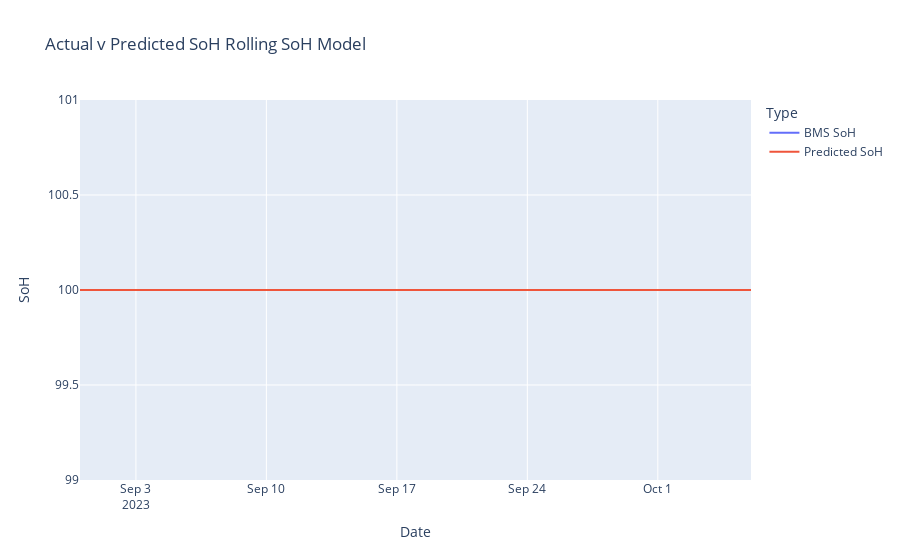
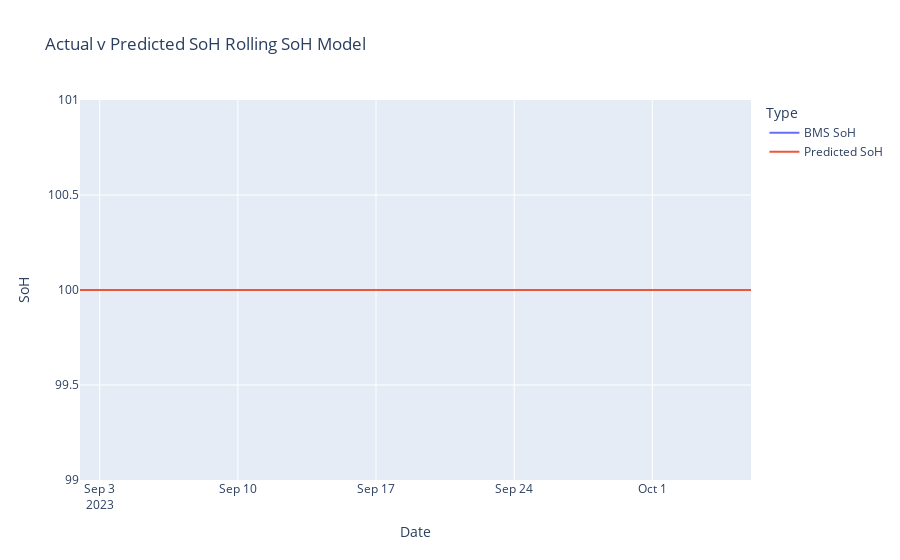
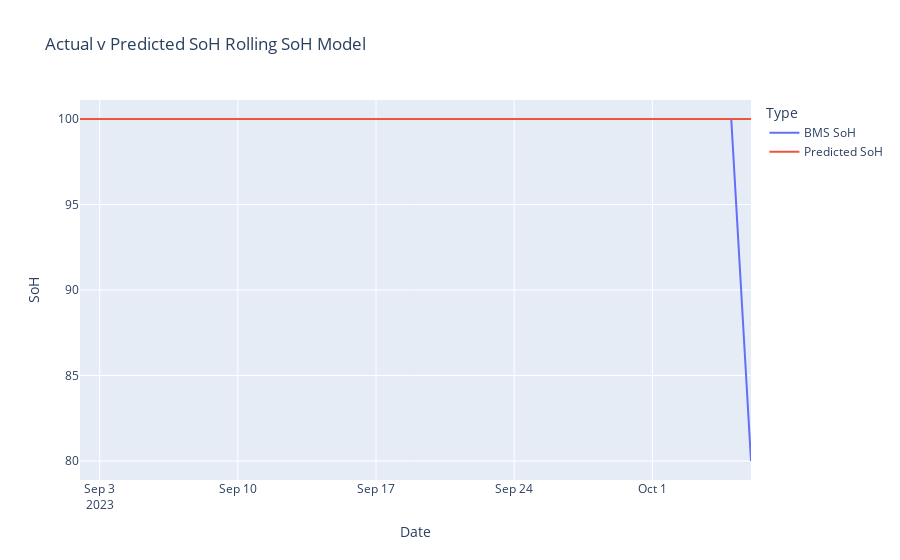

The notebook cell these images were saved under, in order:
### Code cell
# Function to use coefficients and intercept of Linear Regressor to predict on X
def predict_soh(X, coef, intercept):
    return safe_sparse_dot(X, coef.T,
                       dense_output=True) + intercept

def predict_test_data_offline(groups_test, coef, intercept):
    rmses = []
    for name, group in groups_test:
        print("For battery ", name)
        battery_df = group
        battery_df['rolling_soh'] = battery_df['soh'].rolling(5).mean()
        battery_df['rolling_soh'] = battery_df['rolling_soh'].fillna(method='bfill')
        initial_date = group['event_time'].iloc[TIME_STEPS]
        initial_date = datetime.strptime(initial_date, '%Y-%m-%d %H:%M:%S')
        X, y, dates = create_dataset(battery_df['rolling_soh'], battery_df['rolling_soh'], TIME_STEPS, initial_date)
        y_pred = predict_soh(X, coef, intercept)
        y_pred = np.round(y_pred, decimals=0)
        rmse = np.sqrt(mean_squared_error(y, y_pred))
        rmses.append(rmse)
        print("Root Mean Squared Error on testing dataset:", rmse)

        bms_soh = battery_df['soh'].iloc[TIME_STEPS:]

        # Plotting plotly
        plotting_df = pd.DataFrame({
            'Date': dates,
            'Actual Rolling SoH': y,
            'BMS SoH': bms_soh,
            'Predicted SoH': y_pred
        })
        plotting_df = plotting_df.melt(id_vars='Date', value_vars=['BMS SoH', 'Predicted SoH'], var_name='Type', value_name='SoH')
        fig = px.line(plotting_df, x='Date', y='SoH',  color='Type', title='Actual v Predicted SoH Rolling SoH Model')
        fig.show()

    avg_rmse = sum(rmses) / len(rmses)
    return avg_rmse

# Predicting using predict_soh
avg_rmse = predict_test_data_offline(groups_test,lr_model.coef_, lr_model.intercept_)
print("Average Root Mean Square Error on all 29 stationary batteries test data: ", avg_rmse)

### Figure 1 — Plotly figure (JSON) as saved in the notebook; plotly's stock layout.template omitted (floating-point values rounded to 4 significant figures)
{"data": [{"hovertemplate": "Type=BMS SoH<br>Date=%{x}<br>SoH=%{y}<extra></extra>", "legendgroup": "BMS SoH", "line": {"color": "#636efa", "dash": "solid"}, "marker": {"symbol": "circle"}, "mode": "lines", "name": "BMS SoH", "orientation": "v", "showlegend": true, "type": "scatter", "x": ["2023-08-31T00:00:00", "2023-09-01T00:00:00", "2023-09-02T00:00:00", "2023-09-03T00:00:00", "2023-09-04T00:00:00", "2023-09-05T00:00:00", "2023-09-06T00:00:00", "2023-09-07T00:00:00", "2023-09-08T00:00:00", "2023-09-09T00:00:00", "2023-09-10T00:00:00", "2023-09-11T00:00:00", "2023-09-12T00:00:00", "2023-09-13T00:00:00", "2023-09-14T00:00:00", "2023-09-15T00:00:00", "2023-09-16T00:00:00", "2023-09-17T00:00:00", "2023-09-18T00:00:00", "2023-09-19T00:00:00", "2023-09-20T00:00:00", "2023-09-21T00:00:00", "2023-09-22T00:00:00", "2023-09-23T00:00:00", "2023-09-24T00:00:00", "2023-09-25T00:00:00", "2023-09-26T00:00:00", "2023-09-27T00:00:00", "2023-09-28T00:00:00", "2023-09-29T00:00:00", "2023-09-30T00:00:00", "2023-10-01T00:00:00", "2023-10-02T00:00:00", "2023-10-03T00:00:00", "2023-10-04T00:00:00", "2023-10-05T00:00:00", "2023-10-06T00:00:00"], "xaxis": "x", "y": [100, 100, 100, 100, 100, 100, 100, 100, 100, 100, 100, 100, 100, 100, 100, 100, 100, 100, 100, 100, 100, 100, 100, 100, 100, 100, 100, 100, 100, 100, 100, 100, 100, 100, 100, 100, 100], "yaxis": "y"}, {"hovertemplate": "Type=Predicted SoH<br>Date=%{x}<br>SoH=%{y}<extra></extra>", "legendgroup": "Predicted SoH", "line": {"color": "#EF553B", "dash": "solid"}, "marker": {"symbol": "circle"}, "mode": "lines", "name": "Predicted SoH", "orientation": "v", "showlegend": true, "type": "scatter", "x": ["2023-08-31T00:00:00", "2023-09-01T00:00:00", "2023-09-02T00:00:00", "2023-09-03T00:00:00", "2023-09-04T00:00:00", "2023-09-05T00:00:00", "2023-09-06T00:00:00", "2023-09-07T00:00:00", "2023-09-08T00:00:00", "2023-09-09T00:00:00", "2023-09-10T00:00:00", "2023-09-11T00:00:00", "2023-09-12T00:00:00", "2023-09-13T00:00:00", "2023-09-14T00:00:00", "2023-09-15T00:00:00", "2023-09-16T00:00:00", "2023-09-17T00:00:00", "2023-09-18T00:00:00", "2023-09-19T00:00:00", "2023-09-20T00:00:00", "2023-09-21T00:00:00", "2023-09-22T00:00:00", "2023-09-23T00:00:00", "2023-09-24T00:00:00", "2023-09-25T00:00:00", "2023-09-26T00:00:00", "2023-09-27T00:00:00", "2023-09-28T00:00:00", "2023-09-29T00:00:00", "2023-09-30T00:00:00", "2023-10-01T00:00:00", "2023-10-02T00:00:00", "2023-10-03T00:00:00", "2023-10-04T00:00:00", "2023-10-05T00:00:00", "2023-10-06T00:00:00"], "xaxis": "x", "y": [100, 100, 100, 100, 100, 100, 100, 100, 100, 100, 100, 100, 100, 100, 100, 100, 100, 100, 100, 100, 100, 100, 100, 100, 100, 100, 100, 100, 100, 100, 100, 100, 100, 100, 100, 100, 100], "yaxis": "y"}], "layout": {"legend": {"title": {"text": "Type"}, "tracegroupgap": 0}, "title": {"text": "Actual v Predicted SoH Rolling SoH Model"}, "xaxis": {"anchor": "y", "domain": [0, 1], "title": {"text": "Date"}}, "yaxis": {"anchor": "x", "domain": [0, 1], "title": {"text": "SoH"}}}}

### Figure 2 — Plotly figure (JSON) as saved in the notebook; plotly's stock layout.template omitted (floating-point values rounded to 4 significant figures)
{"data": [{"hovertemplate": "Type=BMS SoH<br>Date=%{x}<br>SoH=%{y}<extra></extra>", "legendgroup": "BMS SoH", "line": {"color": "#636efa", "dash": "solid"}, "marker": {"symbol": "circle"}, "mode": "lines", "name": "BMS SoH", "orientation": "v", "showlegend": true, "type": "scatter", "x": ["2023-09-02T00:00:00", "2023-09-03T00:00:00", "2023-09-04T00:00:00", "2023-09-05T00:00:00", "2023-09-06T00:00:00", "2023-09-07T00:00:00", "2023-09-08T00:00:00", "2023-09-09T00:00:00", "2023-09-10T00:00:00", "2023-09-11T00:00:00", "2023-09-12T00:00:00", "2023-09-13T00:00:00", "2023-09-14T00:00:00", "2023-09-15T00:00:00", "2023-09-16T00:00:00", "2023-09-17T00:00:00", "2023-09-18T00:00:00", "2023-09-19T00:00:00", "2023-09-20T00:00:00", "2023-09-21T00:00:00", "2023-09-22T00:00:00", "2023-09-23T00:00:00", "2023-09-24T00:00:00", "2023-09-25T00:00:00", "2023-09-26T00:00:00", "2023-09-27T00:00:00", "2023-09-28T00:00:00", "2023-09-29T00:00:00", "2023-09-30T00:00:00", "2023-10-01T00:00:00", "2023-10-02T00:00:00", "2023-10-03T00:00:00", "2023-10-04T00:00:00", "2023-10-05T00:00:00", "2023-10-06T00:00:00"], "xaxis": "x", "y": [100, 100, 100, 100, 100, 100, 100, 100, 100, 100, 100, 100, 100, 100, 100, 100, 100, 100, 100, 100, 100, 100, 100, 100, 100, 100, 100, 100, 100, 100, 100, 100, 100, 100, 100], "yaxis": "y"}, {"hovertemplate": "Type=Predicted SoH<br>Date=%{x}<br>SoH=%{y}<extra></extra>", "legendgroup": "Predicted SoH", "line": {"color": "#EF553B", "dash": "solid"}, "marker": {"symbol": "circle"}, "mode": "lines", "name": "Predicted SoH", "orientation": "v", "showlegend": true, "type": "scatter", "x": ["2023-09-02T00:00:00", "2023-09-03T00:00:00", "2023-09-04T00:00:00", "2023-09-05T00:00:00", "2023-09-06T00:00:00", "2023-09-07T00:00:00", "2023-09-08T00:00:00", "2023-09-09T00:00:00", "2023-09-10T00:00:00", "2023-09-11T00:00:00", "2023-09-12T00:00:00", "2023-09-13T00:00:00", "2023-09-14T00:00:00", "2023-09-15T00:00:00", "2023-09-16T00:00:00", "2023-09-17T00:00:00", "2023-09-18T00:00:00", "2023-09-19T00:00:00", "2023-09-20T00:00:00", "2023-09-21T00:00:00", "2023-09-22T00:00:00", "2023-09-23T00:00:00", "2023-09-24T00:00:00", "2023-09-25T00:00:00", "2023-09-26T00:00:00", "2023-09-27T00:00:00", "2023-09-28T00:00:00", "2023-09-29T00:00:00", "2023-09-30T00:00:00", "2023-10-01T00:00:00", "2023-10-02T00:00:00", "2023-10-03T00:00:00", "2023-10-04T00:00:00", "2023-10-05T00:00:00", "2023-10-06T00:00:00"], "xaxis": "x", "y": [100, 100, 100, 100, 100, 100, 100, 100, 100, 100, 100, 100, 100, 100, 100, 100, 100, 100, 100, 100, 100, 100, 100, 100, 100, 100, 100, 100, 100, 100, 100, 100, 100, 100, 100], "yaxis": "y"}], "layout": {"legend": {"title": {"text": "Type"}, "tracegroupgap": 0}, "title": {"text": "Actual v Predicted SoH Rolling SoH Model"}, "xaxis": {"anchor": "y", "domain": [0, 1], "title": {"text": "Date"}}, "yaxis": {"anchor": "x", "domain": [0, 1], "title": {"text": "SoH"}}}}

### Figure 3 — Plotly figure (JSON) as saved in the notebook; plotly's stock layout.template omitted (floating-point values rounded to 4 significant figures)
{"data": [{"hovertemplate": "Type=BMS SoH<br>Date=%{x}<br>SoH=%{y}<extra></extra>", "legendgroup": "BMS SoH", "line": {"color": "#636efa", "dash": "solid"}, "marker": {"symbol": "circle"}, "mode": "lines", "name": "BMS SoH", "orientation": "v", "showlegend": true, "type": "scatter", "x": ["2023-09-02T00:00:00", "2023-09-03T00:00:00", "2023-09-04T00:00:00", "2023-09-05T00:00:00", "2023-09-06T00:00:00", "2023-09-07T00:00:00", "2023-09-08T00:00:00", "2023-09-09T00:00:00", "2023-09-10T00:00:00", "2023-09-11T00:00:00", "2023-09-12T00:00:00", "2023-09-13T00:00:00", "2023-09-14T00:00:00", "2023-09-15T00:00:00", "2023-09-16T00:00:00", "2023-09-17T00:00:00", "2023-09-18T00:00:00", "2023-09-19T00:00:00", "2023-09-20T00:00:00", "2023-09-21T00:00:00", "2023-09-22T00:00:00", "2023-09-23T00:00:00", "2023-09-24T00:00:00", "2023-09-25T00:00:00", "2023-09-26T00:00:00", "2023-09-27T00:00:00", "2023-09-28T00:00:00", "2023-09-29T00:00:00", "2023-09-30T00:00:00", "2023-10-01T00:00:00", "2023-10-02T00:00:00", "2023-10-03T00:00:00", "2023-10-04T00:00:00", "2023-10-05T00:00:00", "2023-10-06T00:00:00"], "xaxis": "x", "y": [100, 100, 100, 100, 100, 100, 100, 100, 100, 100, 100, 100, 100, 100, 100, 100, 100, 100, 100, 100, 100, 100, 100, 100, 100, 100, 100, 100, 100, 100, 100, 100, 100, 100, 80], "yaxis": "y"}, {"hovertemplate": "Type=Predicted SoH<br>Date=%{x}<br>SoH=%{y}<extra></extra>", "legendgroup": "Predicted SoH", "line": {"color": "#EF553B", "dash": "solid"}, "marker": {"symbol": "circle"}, "mode": "lines", "name": "Predicted SoH", "orientation": "v", "showlegend": true, "type": "scatter", "x": ["2023-09-02T00:00:00", "2023-09-03T00:00:00", "2023-09-04T00:00:00", "2023-09-05T00:00:00", "2023-09-06T00:00:00", "2023-09-07T00:00:00", "2023-09-08T00:00:00", "2023-09-09T00:00:00", "2023-09-10T00:00:00", "2023-09-11T00:00:00", "2023-09-12T00:00:00", "2023-09-13T00:00:00", "2023-09-14T00:00:00", "2023-09-15T00:00:00", "2023-09-16T00:00:00", "2023-09-17T00:00:00", "2023-09-18T00:00:00", "2023-09-19T00:00:00", "2023-09-20T00:00:00", "2023-09-21T00:00:00", "2023-09-22T00:00:00", "2023-09-23T00:00:00", "2023-09-24T00:00:00", "2023-09-25T00:00:00", "2023-09-26T00:00:00", "2023-09-27T00:00:00", "2023-09-28T00:00:00", "2023-09-29T00:00:00", "2023-09-30T00:00:00", "2023-10-01T00:00:00", "2023-10-02T00:00:00", "2023-10-03T00:00:00", "2023-10-04T00:00:00", "2023-10-05T00:00:00", "2023-10-06T00:00:00"], "xaxis": "x", "y": [100, 100, 100, 100, 100, 100, 100, 100, 100, 100, 100, 100, 100, 100, 100, 100, 100, 100, 100, 100, 100, 100, 100, 100, 100, 100, 100, 100, 100, 100, 100, 100, 100, 100, 100], "yaxis": "y"}], "layout": {"legend": {"title": {"text": "Type"}, "tracegroupgap": 0}, "title": {"text": "Actual v Predicted SoH Rolling SoH Model"}, "xaxis": {"anchor": "y", "domain": [0, 1], "title": {"text": "Date"}}, "yaxis": {"anchor": "x", "domain": [0, 1], "title": {"text": "SoH"}}}}
